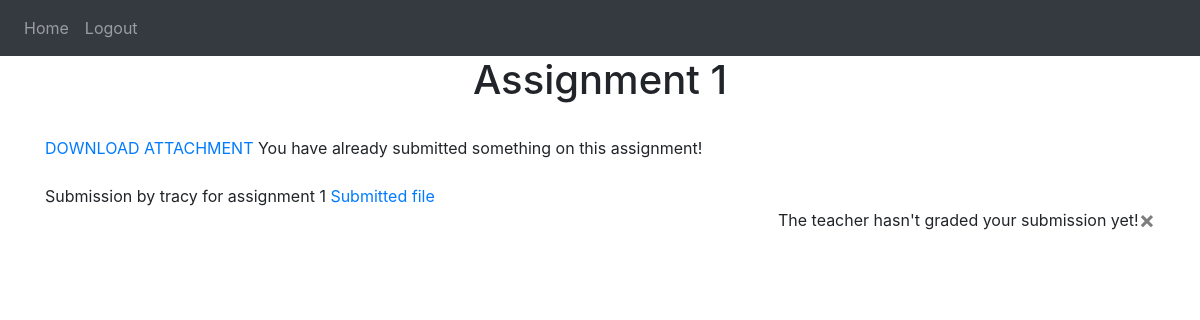
Page /assignments-s/1 (signed in) on the committed database.
### website/models.py (models this page shows, shortened)
class Assignment(db.Model, UserMixin):
    id = db.Column(db.Integer, primary_key=True)
    data = db.Column(db.String(1000000000000000000000000000000))
    assign_date = db.Column(db.DateTime(timezone=True), default=func.now())
    creator = db.Column(db.Integer, db.ForeignKey('user.id'))
    file = db.Column(db.String(150))
    course_id = db.Column(db.Integer, db.ForeignKey('course.id'))
    submission = db.relationship('Submission', cascade='all,delete', backref='Assignment')

class Submission(db.Model, UserMixin):
    id = db.Column(db.Integer, primary_key=True)
    assignment_id = db.Column(db.Integer, db.ForeignKey('assignment.id'))
    submitter = db.Column(db.Integer, db.ForeignKey('user.id'))
    description = db.Column(db.String(100))
    timestamp = db.Column(db.DateTime(timezone=True), default=func.now())
    file = db.Column(db.String(150))
    mark = db.Column(db.Integer)
    comment = db.Column(db.String(100))

### website/submission.py (the view, shortened to what this page needs)
@submission.route('/assignments-s/<id>', methods=['GET', 'POST'])
@login_required
def view_student(id):
    assignmentId = id
    assignment = Assignment.query.get(assignmentId)
    if not assignment:
        flash("Bad request")
        return redirect(url_for('views.home'))
    submission = Submission.query.filter_by(assignment_id=assignmentId, submitter=current_user.id).first()
    return render_template('student-submit.html', user=current_user, assignment=assignment, submission=submission)

### website/templates/student-submit.html (shortened to what this page needs)
{% extends "base.html" %} {% block title %}Home{% endblock %} {% block content
    %}
    <h1 align="center">{{ assignment.data }}</h1>
    <br />
    {% if assignment.file %}
    <a href="{{ '/downloadAssignment/%s'%assignment.id }}" class="button">DOWNLOAD ATTACHMENT</a>
    {% endif %}
    {% if submission %}
    You have already submitted something on this assignment!
    <br />
    <br />
    {{ submission.description }}
        {% if submission.file %}
        <a href="{{ '/downloadSub/%s'%submission.id }}" class="button">Submitted file</a>
        {% endif %}
        <br />
        {% if not(submission.mark) %}
        <span style="float: right">The teacher hasn't graded your submission yet!
        <button type="button" class="close" onClick="deleteSub('{{ submission.id }}','{{ assignment.id }}')">
            <span aria-hidden="true">&times;</span>
        </button>
        </span>
        {% else %}
        Here is the rating of your submission:
        {{ submission.mark }}/10
        <br />
        {% if submission.comment %} {{ submission.comment }} {% endif %}
        {% endif %}
    {% else %}
    <form method="POST" enctype="multipart/form-data" >
        <textarea name="desc" id="desc" class="form-control" minlength="1" required></textarea><br />
        <input type="file" name="file" />
        <button type="submit" value="Upload" class="btn btn-primary">Submit Assingment</button>
    </form>
    {% endif %}
    {% endblock %}

### rows in the picture
Assignment: data "Assignment 1"
Submission: description "Submission by tracy for assignment 1"
